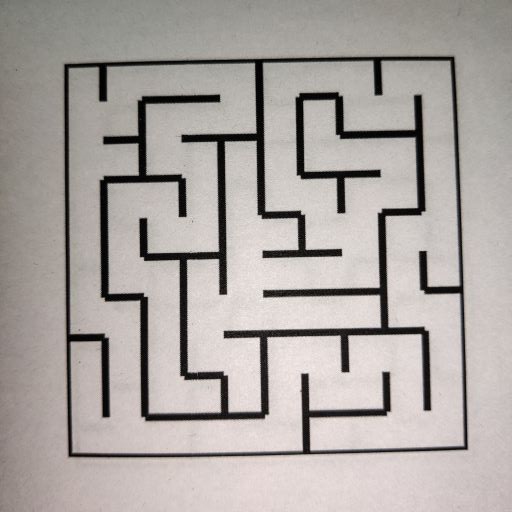
#> input picture Task_1B/test_cases/maze00.jpg, 512 x 512 px, found by its file name; its folder holds only this picture in this run
$ python task_1b.py
#> lines starting #> are read from the running program, lines starting #| are printed output that depends on the picture; after the words box and inside, x2 and y2 are one past the last pixel; in counts of white or black regions, pixels touching at a corner belong together
#> further down, input_img is the input picture: shape (512, 512, 3); mean B, G, R 161.5, 164.9, 171
'''
*****************************************************************************************
*
*        		===============================================
*           		Nirikshak Bot (NB) Theme (eYRC 2020-21)
*        		===============================================
*
*  This script is to implement Task 1B of Nirikshak Bot (NB) Theme (eYRC 2020-21).
*
*  This software is made available on an "AS IS WHERE IS BASIS".
*  Licensee/end user indemnifies and will keep e-Yantra indemnified from
*  any and all claim(s) that emanate from the use of the Software or
*  breach of the terms of this agreement.
*
*  e-Yantra - An MHRD project under National Mission on Education using ICT (NMEICT)
*
*****************************************************************************************
'''

# Team ID:			[ Team-ID ]
# Author List:		[ Names of team members worked on this file separated by Comma: Name1, Name2, ... ]
# Filename:			task_1b.py
# Functions:		applyPerspectiveTransform, detectMaze, writeToCsv
# 					[ Comma separated list of functions in this file ]
# Global variables:
# 					[ List of global variables defined in this file ]


####################### IMPORT MODULES #######################
## You are not allowed to make any changes in this section. ##
## You have to implement this task with the three available ##
## modules for this task (numpy, opencv, csv)               ##
##############################################################
import numpy as np
import cv2
import csv
##############################################################


################# ADD UTILITY FUNCTIONS HERE #################
## You can define any utility functions for your code.      ##
## Please add proper comments to ensure that your code is   ##
## readable and easy to understand.                         ##
##############################################################
def preProcess(img):
    imgGray = cv2.cvtColor(img, cv2.COLOR_BGR2GRAY)
    imgBlur = cv2.GaussianBlur(imgGray, (5,5), 1)
    imgThreshold = cv2.adaptiveThreshold(imgBlur, 255, 1, 1, 11, -2)
    return imgThreshold

def pP(img):
    imgGray = cv2.cvtColor(img, cv2.COLOR_BGR2GRAY)
    imgBlur = cv2.medianBlur(imgGray, 5)
    imgThreshold = cv2.adaptiveThreshold(imgBlur, 255, cv2.ADAPTIVE_THRESH_GAUSSIAN_C, cv2.THRESH_BINARY, 11, 2)
    return imgThreshold

def pP1(img):
    imgGray = cv2.cvtColor(img, cv2.COLOR_BGR2GRAY)
    kernel = np.ones((5,5),np.float32)/25
    imgBlur = cv2.filter2D(imgGray,-1,kernel)
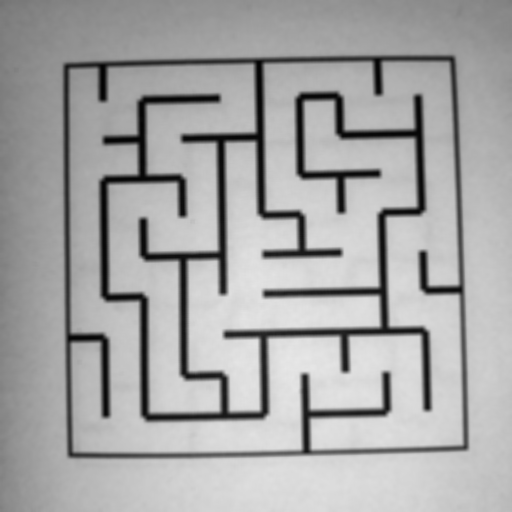
#> imgBlur: shape (512, 512); min 2, max 231, mean 166.3
    imgThreshold = cv2.adaptiveThreshold(imgBlur, 255, cv2.ADAPTIVE_THRESH_GAUSSIAN_C, cv2.THRESH_BINARY, 11, 2)
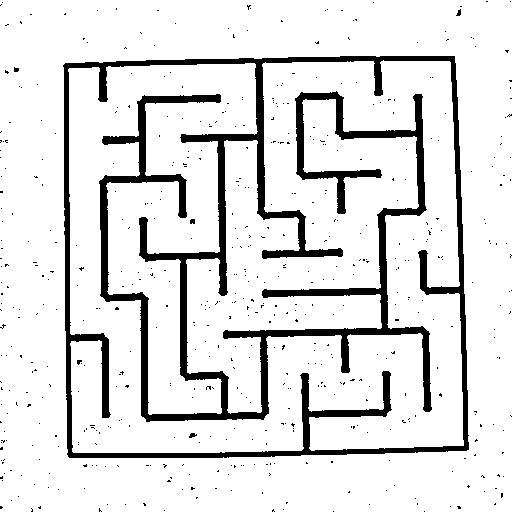
#> imgThreshold: shape (512, 512); 88.1% white; 548 black regions (543 under 20 px)
    return imgThreshold


def reorder(myPoints):
    myPoints = myPoints.reshape((4, 2))
    myPointsNew = np.zeros((4, 1, 2), dtype = np.float32)
    add = myPoints.sum(1)
    myPointsNew[0] = myPoints[np.argmin(add)]
    myPointsNew[3] = myPoints[np.argmax(add)]
    diff = np.diff(myPoints, axis = 1)
    myPointsNew[1] = myPoints[np.argmin(diff)]
    myPointsNew[2] = myPoints[np.argmax(diff)]

    return myPointsNew

def vertical_wall(pimg, r , sci, eci):
    prepart1 = pP(pimg)

    cnt, hierarchy = cv2.findContours(prepart1, cv2.RETR_TREE, cv2.CHAIN_APPROX_SIMPLE)

    good_c = []
    for c in cnt:
        area = cv2.contourArea(c)
        if area > 50:
            peri = cv2.arcLength(c, True)
            approx = cv2.approxPolyDP(c, 0.02 * peri, True)
            if (len(approx) == 4 or len(approx) == 5 or len(approx) == 6 ):
                good_c.append(c)

    if(len(good_c) == 0):
        prepart1 = preProcess(pimg)

        cnt, hierarchy = cv2.findContours(prepart1, cv2.RETR_TREE, cv2.CHAIN_APPROX_SIMPLE)

        for c in cnt:
            area = cv2.contourArea(c)
            if area > 50:
                peri = cv2.arcLength(c, True)
                approx = cv2.approxPolyDP(c, 0.02 * peri, True)
                if (len(approx) == 4 or len(approx) == 5 or len(approx) == 6 or len(approx) == 7):
                    good_c.append(c)


    good_c.sort(reverse = True, key = lambda x : cv2.contourArea(x))
    if len(good_c) != 0:
        area_good = cv2.contourArea(good_c[0])
        if area_good > 2300:
            return False
        else:
            return True
    else:
        return False


def horizontal_wall(pimg, c , sci, eci):
    prepart1 = pP(pimg)

    cnt, hierarchy = cv2.findContours(prepart1, cv2.RETR_TREE, cv2.CHAIN_APPROX_SIMPLE)

    good_c = []
    for c in cnt:
        area = cv2.contourArea(c)
        if area > 50:
            peri = cv2.arcLength(c, True)
            approx = cv2.approxPolyDP(c, 0.02 * peri, True)


            if (len(approx) == 4 or len(approx) == 5 or len(approx) == 6):
                good_c.append(c)

    if(len(good_c) == 0):
        prepart1 = preProcess(pimg)

        cnt, hierarchy = cv2.findContours(prepart1, cv2.RETR_TREE, cv2.CHAIN_APPROX_SIMPLE)

        for c in cnt:
            area = cv2.contourArea(c)
            if area > 50:
                peri = cv2.arcLength(c, True)
                approx = cv2.approxPolyDP(c, 0.02 * peri, True)
                if (len(approx) == 4 or len(approx) == 5 or len(approx) == 6 or len(approx) == 7 or len(approx) == 8):
                    good_c.append(c)

    good_c.sort(reverse = True, key = lambda x : cv2.contourArea(x))
    if len(good_c) != 0:
        area_good = cv2.contourArea(good_c[0])
        if area_good > 2300:
            return False
        else:
            return True
    else:
        return False


##############################################################


def applyPerspectiveTransform(input_img):

	"""
	Purpose:
	---
	takes a maze test case image as input and applies a Perspective Transfrom on it to isolate the maze

	Input Arguments:
	---
	`input_img` :   [ numpy array ]
		maze image in the form of a numpy array

	Returns:
	---
	`warped_img` :  [ numpy array ]
		resultant warped maze image after applying Perspective Transform

	Example call:
	---
	warped_img = applyPerspectiveTransform(input_img)
	"""

	warped_img = None

	##############	ADD YOUR CODE HERE	##############
	imgThreshold = pP1(input_img)
	contours, hierarchy = cv2.findContours(imgThreshold, cv2.RETR_CCOMP, cv2.CHAIN_APPROX_NONE)
#> contours = 594 contours, 586 with area under 20; largest, box (x1, y1, x2, y2) and area: (0, 0, 512, 512) 261024, (62, 55, 470, 459) 158960, (68, 60, 464, 453) 124388, (188, 432, 198, 439) 36, (189, 218, 196, 225) 32, (455, 8, 462, 17) 31, (13, 66, 20, 73) 28, (76, 359, 83, 366) 24


	max_area = 0
	second_last_area = 0
	second_big = np.array([])
	biggest = np.array([])
	for i in contours:

		area = cv2.contourArea(i)
		if area > 50:
			peri = cv2.arcLength(i, True)
			approx = cv2.approxPolyDP(i, 0.02 * peri, True)
			if area > max_area and len(approx) == 4:
				biggest = approx
				max_area = area
#> this loop made 594 passes
#> (area, peri, biggest, max_area) on pass 346: (261024.5, 2115.6, [[0, 0], [0, 511], [511, 511], [511, 0]], 261024.5)
#> (area, peri, approx) on pass 547: (158959.5, 1608.4, [[454, 55], [469, 449], [69, 458], [62, 65]])
#> after the loop, max_area = 261024.5


	for i in contours:

		area = cv2.contourArea(i)
		if area > 50:
			peri = cv2.arcLength(i, True)
			approx = cv2.approxPolyDP(i, 0.02 * peri, True)
			if area > second_last_area and len(approx) == 4:
				if area != max_area:
					second_big = approx
					second_last_area = area
#> this loop made 594 passes
#> (area, peri, second_big, second_last_area) on pass 547: (158959.5, 1608.4, [[454, 55], [469, 449], [69, 458], [62, 65]], 158959.5)
#> (area, peri, approx) on pass 346: (261024.5, 2115.6, [[0, 0], [0, 511], [511, 511], [511, 0]])
#> after the loop, second_last_area = 158959.5


	second_big = reorder(second_big)
#> in reorder, `myPoints = myPoints.reshape((4, 2))`: myPoints = [[454, 55], [469, 449], [69, 458], [62, 65]]
#> in reorder, `add = myPoints.sum(1)`: add = [509, 918, 527, 127]
#> in reorder, `diff = np.diff(myPoints, axis = 1)`: diff = [-399, -20, 389, 3]
#> second_big = [[62, 65], [454, 55], [69, 458], [469, 449]]
	second_big = np.int0(second_big)

	pts1 = np.float32(second_big)
#> pts1 = [[62, 65], [454, 55], [69, 458], [469, 449]]
	pts2 = np.float32([[0,0], [500, 0], [0,500], [500,500]])
	matrix = cv2.getPerspectiveTransform(pts1, pts2)
#> matrix = [[1.28, -0.0229, -78.11], [0.0332, 1.3, -86.73], [9e-06, 5.17e-05, 1]]
	warped_img = cv2.warpPerspective(input_img, matrix, (500, 500))
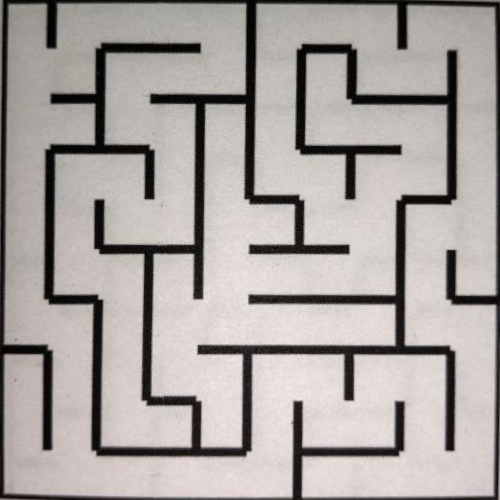
#> warped_img: shape (500, 500, 3); mean B, G, R 160.5, 163.5, 169.3


	##################################################

	return warped_img


def detectMaze(warped_img):

	"""
	Purpose:
	---
	takes the warped maze image as input and returns the maze encoded in form of a 2D array

	Input Arguments:
	---
	`warped_img` :    [ numpy array ]
		resultant warped maze image after applying Perspective Transform

	Returns:
	---
	`maze_array` :    [ nested list of lists ]
		encoded maze in the form of a 2D array

	Example call:
	---
	maze_array = detectMaze(warped_img)
	"""

	maze_array = []

	##############	ADD YOUR CODE HERE	##############
	arr_boxes = np.zeros(shape=(10,10), dtype = int)
	for i in range(10):
		arr_boxes[i,0] += 1
		arr_boxes[0,i] += 2
		arr_boxes[i,9] += 4
		arr_boxes[9,i] += 8

	for r in range(10):
		c = 0
		sci = 0
		eci = 100
		while(c != 9):
			part = warped_img[r * 50: r * 50 + 50 , sci:eci]
			vw = vertical_wall(part, r , sci, eci)
			if(vw):
				arr_boxes[r,c] += 4
				arr_boxes[r,c+1] += 1
			sci += 50
			eci += 50
			c += 1
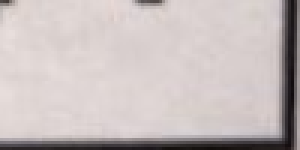
#> part: shape (50, 100, 3) (shown 3 times larger); mean B, G, R 188.6, 189.4, 198.7

	for c in range(10):
		r = 0
		sri = 0
		eri = 100
		while(r != 9):
			part = warped_img[sri:eri ,c * 50: c * 50 + 50]
			hw = horizontal_wall(part, c , sri, eri)
			if(hw):
				arr_boxes[r,c] += 8
				arr_boxes[r+1,c] += 2
			sri += 50
			eri += 50
			r += 1
#> this loop made 10 passes
#> pass 1, in pP (call 91), `imgThreshold = cv2.adaptiveThreshold(imgBlur, 255, cv2.ADAPTIVE_THRESH..`:
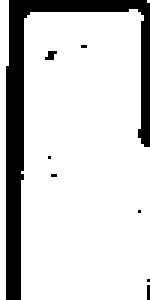
#> imgThreshold: shape (100, 50) (shown 3 times larger); 82.8% white; 8 black regions (7 under 20 px), largest, box (x1, y1, x2, y2) and area: (2, 0, 50, 100) 839
#> pass 1, in pP (call 92), `imgGray = cv2.cvtColor(img, cv2.COLOR_BGR2GRAY)`:
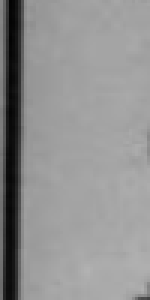
#> imgGray: shape (100, 50) (shown 3 times larger); min 3, max 178, mean 145.3
#> after the loop:
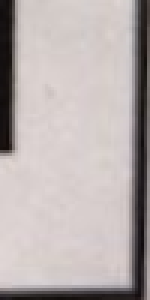
#> part: shape (100, 50, 3) (shown 3 times larger); mean B, G, R 173.7, 174.7, 183.2

	maze_array = arr_boxes.tolist()
#> maze_array = 10 items, first 6: [7, 3, 10, 10, 6, 3, 10, 6, 3, 6], [1, 12, 3, 10, 12, 5, 7, 9, 12, 5], [1, 14, 9, 6, 7, 5, 9, 10, 6, 5], [5, 3, 6, 5, 5, 9, 6, 3, 12, 5], [5, 5, 9, 12, 1, 14, 9, 4, 3, 4], [5, 9, 6, 7, 1, 10, 10, 12, 5, 13]


	##################################################

	return maze_array


# NOTE:	YOU ARE NOT ALLOWED TO MAKE ANY CHANGE TO THIS FUNCTION
def writeToCsv(csv_file_path, maze_array):

	"""
	Purpose:
	---
	takes the encoded maze array and csv file name as input and writes the encoded maze array to the csv file

	Input Arguments:
	---
	`csv_file_path` :	[ str ]
		file path with name for csv file to write

	`maze_array` :		[ nested list of lists ]
		encoded maze in the form of a 2D array

	Example call:
	---
	warped_img = writeToCsv('test_cases/maze00.csv', maze_array)
	"""

	with open(csv_file_path, 'w', newline='') as file:
		writer = csv.writer(file)
		writer.writerows(maze_array)


# NOTE:	YOU ARE NOT ALLOWED TO MAKE ANY CHANGE TO THIS FUNCTION
#
# Function Name:    main
#        Inputs:    None
#       Outputs:    None
#       Purpose:    This part of the code is only for testing your solution. The function first takes 'maze00.jpg'
# 					as input, applies Perspective Transform by calling applyPerspectiveTransform function,
# 					encodes the maze input in form of 2D array by calling detectMaze function and writes this data to csv file
# 					by calling writeToCsv function, it then asks the user whether to repeat the same on all maze images
# 					present in 'test_cases' folder or not. Write your solution ONLY in the space provided in the above
# 					applyPerspectiveTransform and detectMaze functions.

if __name__ == "__main__":

	# path directory of images in 'test_cases' folder
	img_dir_path = 'test_cases/'

	# path to 'maze00.jpg' image file
	file_num = 0
	img_file_path = img_dir_path + 'maze0' + str(file_num) + '.jpg'

	print('\n============================================')
	print('\nFor maze0' + str(file_num) + '.jpg')

	# path for 'maze00.csv' output file
	csv_file_path = img_dir_path + 'maze0' + str(file_num) + '.csv'

	# read the 'maze00.jpg' image file
	input_img = cv2.imread(img_file_path)

	# get the resultant warped maze image after applying Perspective Transform
	warped_img = applyPerspectiveTransform(input_img)

	if type(warped_img) is np.ndarray:

		# get the encoded maze in the form of a 2D array
		maze_array = detectMaze(warped_img)

		if (type(maze_array) is list) and (len(maze_array) == 10):

			print('\nEncoded Maze Array = %s' % (maze_array))
#> (printed output is left out)
			print('\n============================================')

			# writes the encoded maze array to the csv file
			writeToCsv(csv_file_path, maze_array)

			cv2.imshow('warped_img_0' + str(file_num), warped_img)
			cv2.waitKey(0)
			cv2.destroyAllWindows()

		else:

			print('\n[ERROR] maze_array returned by detectMaze function is not complete. Check the function in code.\n')
			exit()

	else:

		print('\n[ERROR] applyPerspectiveTransform function is not returning the warped maze image in expected format! Check the function in code.\n')
		exit()

	choice = input('\nDo you want to run your script on all maze images ? => "y" or "n": ')
#> the answer given: Task_1B/test_cases/maze00.jpg

	if choice == 'y':

		for file_num in range(1, 10):

			# path to image file
			img_file_path = img_dir_path + 'maze0' + str(file_num) + '.jpg'

			print('\n============================================')
			print('\nFor maze0' + str(file_num) + '.jpg')

			# path for csv output file
			csv_file_path = img_dir_path + 'maze0' + str(file_num) + '.csv'

			# read the image file
			input_img = cv2.imread(img_file_path)

			# get the resultant warped maze image after applying Perspective Transform
			warped_img = applyPerspectiveTransform(input_img)

			if type(warped_img) is np.ndarray:

				# get the encoded maze in the form of a 2D array
				maze_array = detectMaze(warped_img)

				if (type(maze_array) is list) and (len(maze_array) == 10):

					print('\nEncoded Maze Array = %s' % (maze_array))
					print('\n============================================')

					# writes the encoded maze array to the csv file
					writeToCsv(csv_file_path, maze_array)

					cv2.imshow('warped_img_0' + str(file_num), warped_img)
					cv2.waitKey(0)
					cv2.destroyAllWindows()

				else:

					print('\n[ERROR] maze_array returned by detectMaze function is not complete. Check the function in code.\n')
					exit()

			else:

				print('\n[ERROR] applyPerspectiveTransform function is not returning the warped maze image in expected format! Check the function in code.\n')
				exit()

	else:

		print('')
